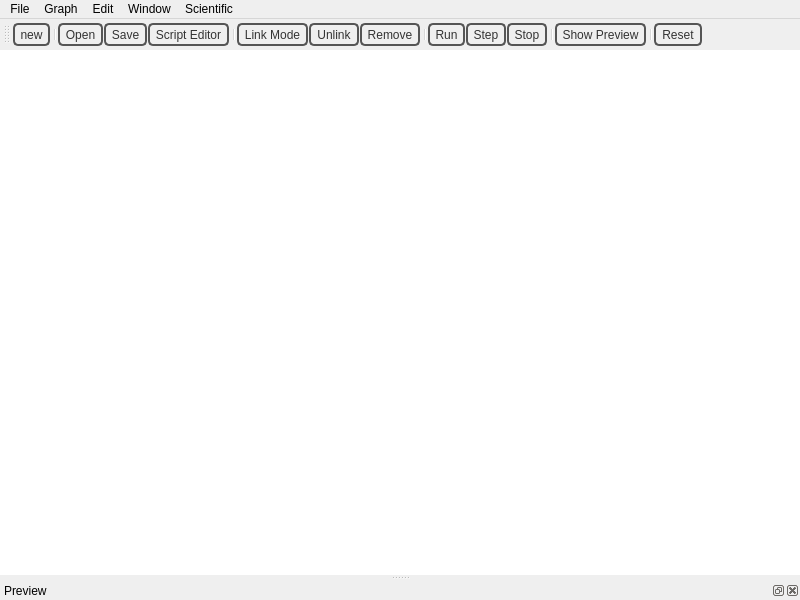
<?xml version="1.0" encoding="UTF-8"?>
<ui version="4.0">
 <class>MainWindow</class>
 <widget class="QMainWindow" name="MainWindow">
  <property name="geometry">
   <rect>
    <x>0</x>
    <y>0</y>
    <width>800</width>
    <height>600</height>
   </rect>
  </property>
  <property name="windowTitle">
   <string>Graph Editor</string>
  </property>
  <property name="styleSheet">
   <string notr="true">#mainToolBar {
border: none;
background: qlineargradient(x1: 0, y1: 0, x2: 0, y2: 1,
stop: 0 #a6a6a6, stop: 0.08 #7f7f7f,
stop: 0.39999 #717171, stop: 0.4 #626262,
stop: 0.9 #4c4c4c, stop: 1 #333333);
}
/*
#menuBar {
border: none;
color: white;
background: qlineargradient(x1: 0, y1: 0, x2: 0, y2: 1,
stop: 0 #a6a6a6, stop: 0.08 #7f7f7f,
stop: 0.39999 #717171, stop: 0.4 #626262,
stop: 0.9 #4c4c4c, stop: 1 #333333);
}

#menuBar QWidget {
border: none;
color: white;
background: qlineargradient(x1: 0, y1: 0, x2: 0, y2: 1,
stop: 0 #a6a6a6, stop: 0.08 #7f7f7f,
stop: 0.39999 #717171, stop: 0.4 #626262,
stop: 0.9 #4c4c4c, stop: 1 #333333);
}*/
QHeaderView::section {
border: none;
color: white;
background: qlineargradient(x1: 0, y1: 0, x2: 0, y2: 1,
stop: 0 #a6a6a6, stop: 0.08 #7f7f7f,
stop: 0.39999 #717171, stop: 0.4 #626262,
stop: 0.9 #4c4c4c, stop: 1 #333333);
 }


#centralWidget {
border: none;
background: white;
}

#mainToolBar QToolButton {
color: #333;
border: 2px solid #555;
border-radius: 5px;
padding: 1px;
background: qradialgradient(cx: 0.3, cy: -0.4,
fx: 0.3, fy: -0.4,
radius: 1.35, stop: 0 #fff, stop: 1 #888);
min-width: 10px;
}

#mainToolBar QToolButton:hover {
background: qradialgradient(cx: 0.3, cy: -0.4,
fx: 0.3, fy: -0.4,
radius: 1.35, stop: 0 #fff, stop: 1 #bbb);
}

#mainToolBar QToolButton:pressed {
background: qradialgradient(cx: 0.4, cy: -0.1,
fx: 0.4, fy: -0.1,
radius: 1.35, stop: 0 #fff, stop: 1 #ddd);
}
#mainToolBar QToolButton:checked {
background: qradialgradient(cx: 0.4, cy: -0.1,
fx: 0.4, fy: -0.1,
radius: 1.35, stop: 0 #fff, stop: 1 #ddd);
}</string>
  </property>
  <widget class="QWidget" name="centralWidget"/>
  <widget class="QMenuBar" name="menuBar">
   <property name="geometry">
    <rect>
     <x>0</x>
     <y>0</y>
     <width>800</width>
     <height>21</height>
    </rect>
   </property>
   <widget class="QMenu" name="menuFile">
    <property name="title">
     <string>File</string>
    </property>
    <addaction name="actionNew"/>
    <addaction name="separator"/>
    <addaction name="actionOpen"/>
    <addaction name="actionSave"/>
    <addaction name="actionSaveAs"/>
    <addaction name="separator"/>
    <addaction name="actionScreen_shot"/>
    <addaction name="separator"/>
    <addaction name="actionGenerate_code"/>
    <addaction name="separator"/>
    <addaction name="actionExit"/>
   </widget>
   <widget class="QMenu" name="menuEdit">
    <property name="title">
     <string>Edit</string>
    </property>
    <addaction name="actionInsert_Line"/>
    <addaction name="actionUnlink"/>
    <addaction name="separator"/>
    <addaction name="actionRemove_Node"/>
   </widget>
   <widget class="QMenu" name="menuGraph">
    <property name="title">
     <string>Graph</string>
    </property>
    <addaction name="addBaseGraph"/>
    <addaction name="separator"/>
    <addaction name="actionRun"/>
    <addaction name="actionStop"/>
    <addaction name="actionReset"/>
   </widget>
   <widget class="QMenu" name="menuWindow">
    <property name="title">
     <string>Window</string>
    </property>
    <addaction name="actionShow_Preview"/>
   </widget>
   <widget class="QMenu" name="menuScientific">
    <property name="title">
     <string>Scientific</string>
    </property>
    <addaction name="actionScientific_pictures"/>
    <addaction name="actionScript_Editor"/>
    <addaction name="actionRead_Log"/>
    <addaction name="actionAggrigate_Properies"/>
   </widget>
   <addaction name="menuFile"/>
   <addaction name="menuGraph"/>
   <addaction name="menuEdit"/>
   <addaction name="menuWindow"/>
   <addaction name="menuScientific"/>
  </widget>
  <widget class="QToolBar" name="mainToolBar">
   <property name="windowTitle">
    <string>Toolbar</string>
   </property>
   <attribute name="toolBarArea">
    <enum>TopToolBarArea</enum>
   </attribute>
   <attribute name="toolBarBreak">
    <bool>false</bool>
   </attribute>
   <addaction name="actionNew"/>
   <addaction name="separator"/>
   <addaction name="actionOpen"/>
   <addaction name="actionSave"/>
   <addaction name="actionScript_Editor"/>
   <addaction name="separator"/>
   <addaction name="actionInsert_Line"/>
   <addaction name="actionUnlink"/>
   <addaction name="actionRemove_Node"/>
   <addaction name="separator"/>
   <addaction name="actionRun"/>
   <addaction name="actionStep"/>
   <addaction name="actionStop"/>
   <addaction name="separator"/>
   <addaction name="actionShow_Preview"/>
   <addaction name="separator"/>
   <addaction name="actionReset"/>
  </widget>
  <widget class="QDockWidget" name="preview">
   <property name="contextMenuPolicy">
    <enum>Qt::ActionsContextMenu</enum>
   </property>
   <property name="styleSheet">
    <string notr="true">

#preview QWidget {
border: none;
background: white;
}
</string>
   </property>
   <property name="windowTitle">
    <string>Preview</string>
   </property>
   <attribute name="dockWidgetArea">
    <number>8</number>
   </attribute>
   <widget class="QWidget" name="dockWidgetContents_2">
    <layout class="QHBoxLayout" name="horizontalLayout">
     <property name="leftMargin">
      <number>0</number>
     </property>
     <property name="topMargin">
      <number>0</number>
     </property>
     <property name="rightMargin">
      <number>0</number>
     </property>
     <property name="bottomMargin">
      <number>0</number>
     </property>
     <item>
      <layout class="QHBoxLayout" name="previewlay">
       <property name="spacing">
        <number>0</number>
       </property>
      </layout>
     </item>
    </layout>
   </widget>
  </widget>
  <action name="actionRemove_Node">
   <property name="icon">
    <iconset resource="resources.qrc">
     <normaloff>:/images/images/118.png</normaloff>:/images/images/118.png</iconset>
   </property>
   <property name="text">
    <string>Remove</string>
   </property>
   <property name="shortcut">
    <string>Del</string>
   </property>
  </action>
  <action name="actionLink_Nodes">
   <property name="text">
    <string>Link Nodes</string>
   </property>
  </action>
  <action name="actionInsert_Line">
   <property name="checkable">
    <bool>true</bool>
   </property>
   <property name="icon">
    <iconset resource="resources.qrc">
     <normaloff>:/images/images/link.png</normaloff>:/images/images/link.png</iconset>
   </property>
   <property name="text">
    <string>Link Mode</string>
   </property>
  </action>
  <action name="actionOpen">
   <property name="icon">
    <iconset resource="resources.qrc">
     <normaloff>:/images/images/119.png</normaloff>:/images/images/119.png</iconset>
   </property>
   <property name="text">
    <string>Open</string>
   </property>
  </action>
  <action name="actionSave">
   <property name="icon">
    <iconset resource="resources.qrc">
     <normaloff>:/images/images/7.png</normaloff>:/images/images/7.png</iconset>
   </property>
   <property name="text">
    <string>Save</string>
   </property>
  </action>
  <action name="actionExit">
   <property name="text">
    <string>Exit</string>
   </property>
  </action>
  <action name="actionGenerate_code">
   <property name="icon">
    <iconset resource="resources.qrc">
     <normaloff>:/images/images/2.png</normaloff>:/images/images/2.png</iconset>
   </property>
   <property name="text">
    <string>Generate code</string>
   </property>
  </action>
  <action name="actionRun">
   <property name="icon">
    <iconset resource="resources.qrc">
     <normaloff>:/images/images/98.png</normaloff>:/images/images/98.png</iconset>
   </property>
   <property name="text">
    <string>Run</string>
   </property>
   <property name="shortcut">
    <string>Space</string>
   </property>
  </action>
  <action name="actionStop">
   <property name="icon">
    <iconset resource="resources.qrc">
     <normaloff>:/images/images/91.png</normaloff>:/images/images/91.png</iconset>
   </property>
   <property name="text">
    <string>Stop</string>
   </property>
  </action>
  <action name="actionUnlink">
   <property name="icon">
    <iconset resource="resources.qrc">
     <normaloff>:/images/images/link_break.png</normaloff>:/images/images/link_break.png</iconset>
   </property>
   <property name="text">
    <string>Unlink</string>
   </property>
  </action>
  <action name="actionShow_Preview">
   <property name="icon">
    <iconset resource="resources.qrc">
     <normaloff>:/images/images/27.png</normaloff>:/images/images/27.png</iconset>
   </property>
   <property name="text">
    <string>Show Preview</string>
   </property>
  </action>
  <action name="actionScreen_shot">
   <property name="icon">
    <iconset resource="resources.qrc">
     <normaloff>:/images/images/125.png</normaloff>:/images/images/125.png</iconset>
   </property>
   <property name="text">
    <string>Screen shot</string>
   </property>
  </action>
  <action name="actionReset">
   <property name="icon">
    <iconset resource="resources.qrc">
     <normaloff>:/images/images/reset.png</normaloff>:/images/images/reset.png</iconset>
   </property>
   <property name="text">
    <string>Reset</string>
   </property>
   <property name="toolTip">
    <string>Reset all graphs</string>
   </property>
  </action>
  <action name="actionNew">
   <property name="icon">
    <iconset resource="resources.qrc">
     <normaloff>:/images/images/new.png</normaloff>:/images/images/new.png</iconset>
   </property>
   <property name="text">
    <string>new</string>
   </property>
   <property name="toolTip">
    <string>Create a new graph</string>
   </property>
  </action>
  <action name="actionSaveAs">
   <property name="icon">
    <iconset resource="resources.qrc">
     <normaloff>:/images/images/7.png</normaloff>:/images/images/7.png</iconset>
   </property>
   <property name="text">
    <string>Save As</string>
   </property>
   <property name="toolTip">
    <string>Save Graph with a new name</string>
   </property>
  </action>
  <action name="actionScientific_pictures">
   <property name="text">
    <string>Scientific pictures</string>
   </property>
  </action>
  <action name="actionRecent_files">
   <property name="text">
    <string>Recent files</string>
   </property>
  </action>
  <action name="actionScript_Editor">
   <property name="icon">
    <iconset resource="resources.qrc">
     <normaloff>:/images/script</normaloff>:/images/script</iconset>
   </property>
   <property name="text">
    <string>Script Editor</string>
   </property>
  </action>
  <action name="addBaseGraph">
   <property name="text">
    <string>Add Base Graph</string>
   </property>
  </action>
  <action name="actionRead_Log">
   <property name="text">
    <string>Read Log</string>
   </property>
  </action>
  <action name="actionStep">
   <property name="icon">
    <iconset resource="resources.qrc">
     <normaloff>:/images/step</normaloff>:/images/step</iconset>
   </property>
   <property name="text">
    <string>Step</string>
   </property>
   <property name="toolTip">
    <string>One frame forward</string>
   </property>
   <property name="shortcut">
    <string>Right</string>
   </property>
  </action>
  <action name="actionAggrigate_Properies">
   <property name="text">
    <string>Aggrigate Properies</string>
   </property>
  </action>
 </widget>
 <layoutdefault spacing="6" margin="11"/>
 <resources>
  <include location="resources.qrc"/>
 </resources>
 <connections/>
</ui>
